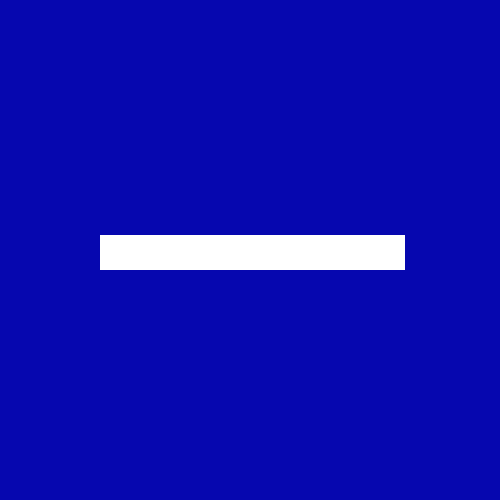
Frame 1 (no input)
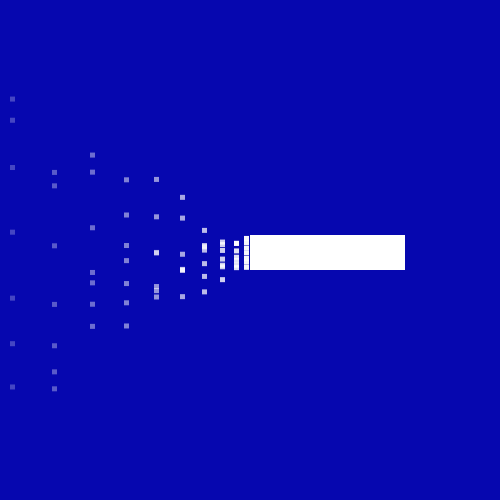
Frame 60 (the mouse pressed at the canvas centre just before this capture)
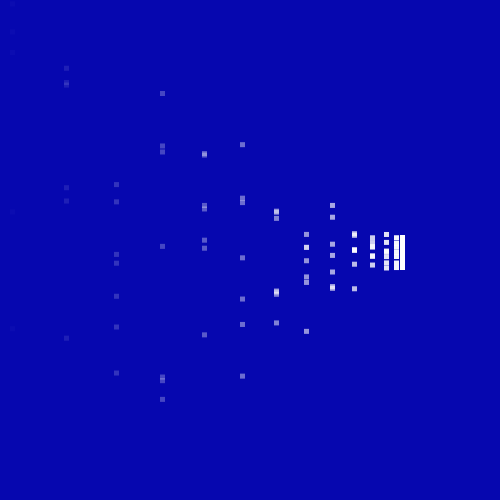
Frame 120 (the mouse held since frame 60 and released just before this capture)

The Processing sketch that drew these frames (run headless with seeded random() and noise(); from frame 60 on, the mouse is pressed at the canvas centre):

// Processing sketch: sketch_13082017
// ── sketch_13082017.pde
ArrayList<Square>square;
int count = 0;
void setup(){
  size(500,500);
  smooth();
  noStroke();
  square = new ArrayList<Square>();
  for(int x = -150; x<=150; x+=5){
    count+=10;
    for(int y = -15; y<=15; y+=5){
      square.add(new Square(x,y, count));
    }
  }
}

void draw(){
  background(6,7,175);
  translate(width/2, height/2);
  for(Square s : square){
    s.update();
    s.display();
  }
}
// ── Square.pde
class Square{
  int count, count1;
  PVector position;
  float alpha = 255;
  PVector base = new PVector(0,0);
  PVector acceleration = new PVector(-1, random(-1,1));
  Square(float x, float y, int _count){
    position = new PVector(x,y);
    count = _count;
  }
  
  void update(){
    count1+=5;
    if(count1 >= count){
      alpha-=10;
      base.add(acceleration);
      position.add(base);
    }
  }
  
  void display(){
    fill(255,alpha);
    rect(position.x,position.y,5,5);
  }
}
